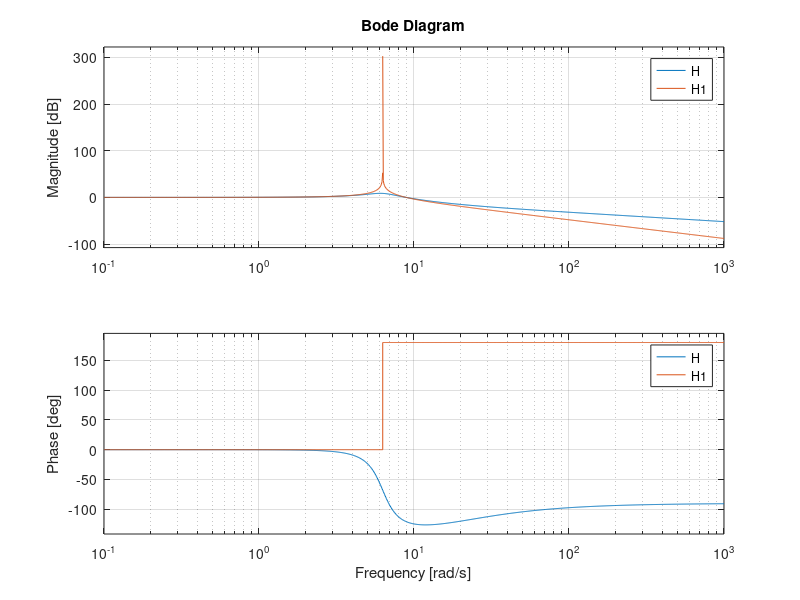
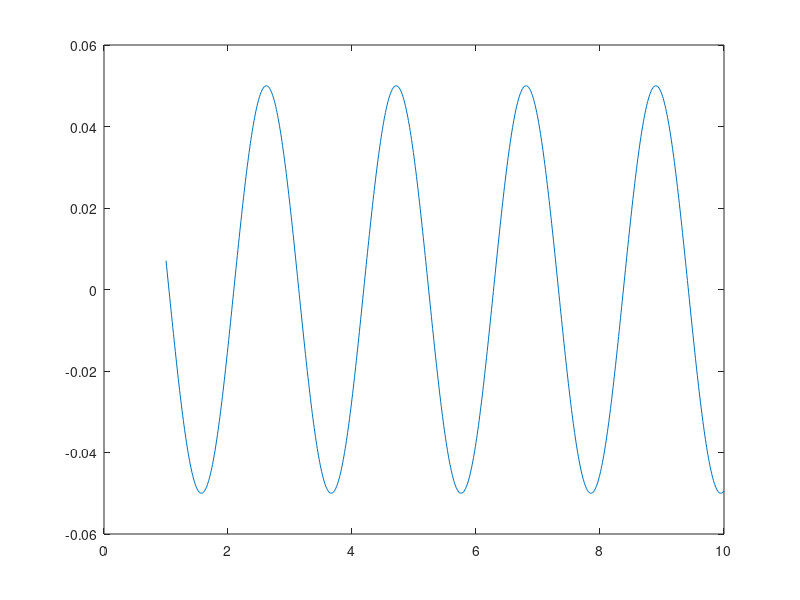
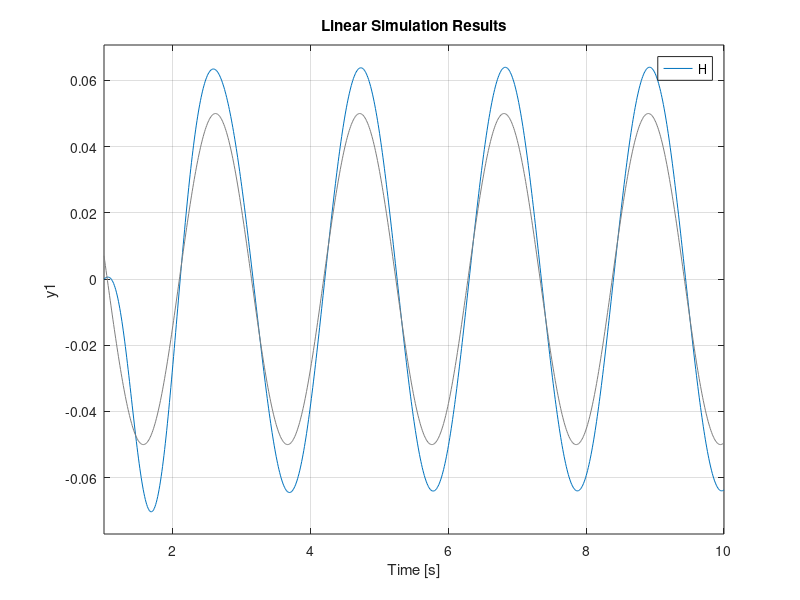
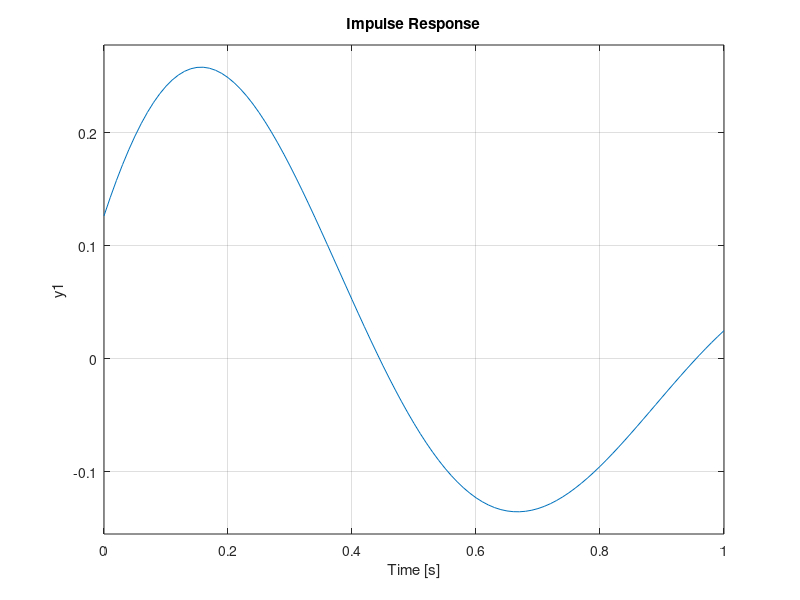

Source code (MATLAB) for these figures, in order:
%%TASK 1.1
m_p = 0.16; %kg
c_p = 0.4; %Ns/m
k_p = 6.32; %N/m
c_p1 = 0;

w_n = sqrt(k_p/m_p);
zeta= c_p/2*sqrt(k_p*m_p);
zeta1 = c_p1/2*sqrt(k_p*m_p);
%%TASK 1.3
H = tf([0,2*zeta*w_n,w_n^2],[1,2*zeta*w_n,w_n^2]);
H1 = tf([0,2*zeta1*w_n,w_n^2],[1,2*zeta1*w_n,w_n^2]);
% fr= 0:0.01:100;
% [mag,phase,wout] = bode(H1,fr);
bode(H,H1);


%% task 1.3

t = 1:0.01:10;
excitation_sin = 0.05*sin(3*t);

figure()
plot(t,excitation_sin)

figure()
lsim(H,excitation_sin,t) % sine excitation

figure()
impulse(H*0.05,1) % impulse excitation

w = 0:25;
PSD = (4.028e-7)./((2.88e-4)+(0.68*w.^2)+w.^4);
RespPSD = H*PSD;


%[timeseries, time] = TimeseriesFromPSD(PSD, 10, 10);
%plot(time,timeseries)

% figure()
%lsim(H,PSD,..)

clear zeta

c_p = 5;
zeta= c_p/2*sqrt(k_p*m_p);
